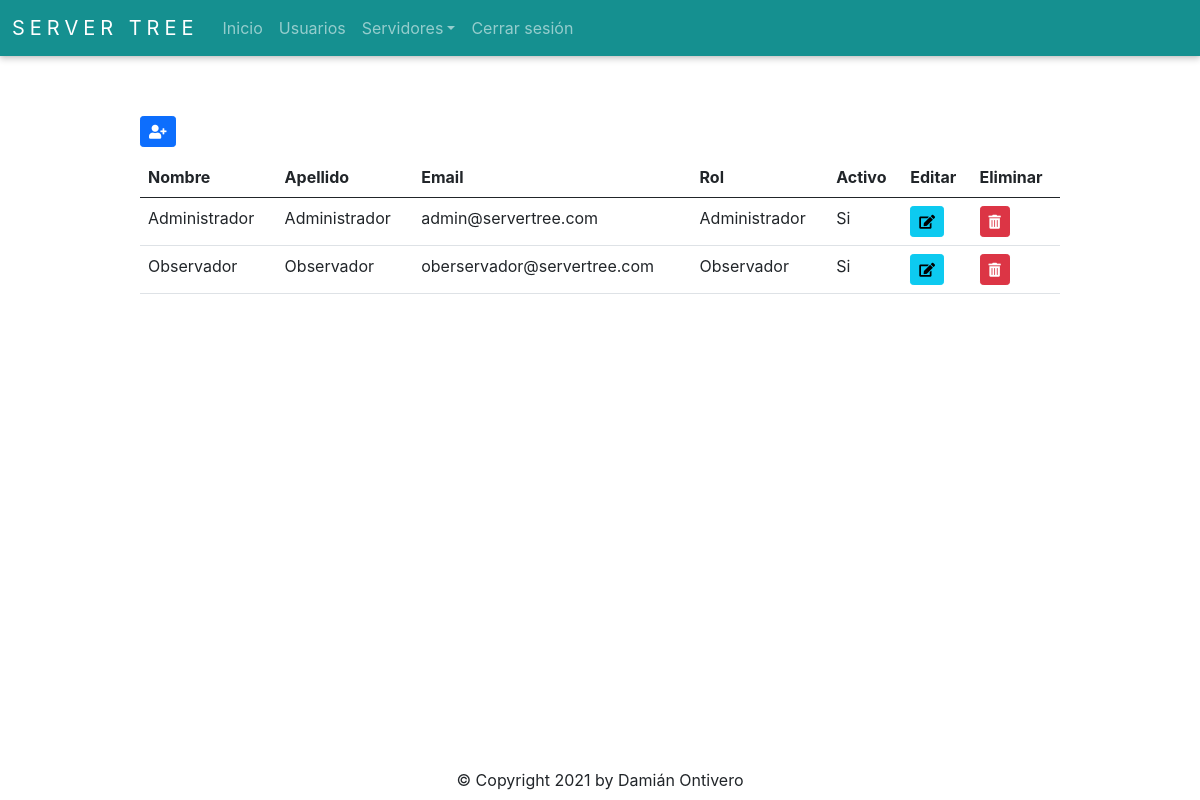
Page /auth/get_user_all (signed in) on the committed database.
### app/auth/models.py (models this page shows, shortened)
class User(db.Model, UserMixin):
    __tablename__ = 'Users'
    id = db.Column(db.Integer, autoincrement=True, primary_key=True)
    firstname = db.Column(db.String(128), nullable=False)
    lastname = db.Column(db.String(128), nullable=False)
    email = db.Column(db.String(256), unique=True, nullable=False)
    password = db.Column(db.String(256), nullable=False)
    role_id = db.Column(db.Integer, db.ForeignKey('Roles.id'), nullable=False)
    is_active = db.Column(db.Boolean)
    @staticmethod
    def get_by_id(id):
        return User.query.get(id)

class Role(db.Model):
    __tablename__ = 'Roles'
    id = db.Column(db.Integer, autoincrement=True, primary_key=True)
    role = db.Column(db.String(30), unique=True, nullable=False)
    @staticmethod
    def get_all():
        return Role.query.all()

### app/auth/routes.py (the view)
@auth_bp.route('/get_user_all', methods=['GET', 'POST'])
@login_required
def get_user_all():
    data = db.session.query(User, Role).join(Role).all()
    form = UserForm()
    return render_template('user.html', data=data, form=form)

### app/auth/routes.py (called while the page is built)
@login_manager.user_loader
def load_user(user_id):
    return User.get_by_id(int(user_id))

### app/auth/templates/user.html (shortened to what this page needs)
{% extends 'base.html' %}
{% import 'bootstrap/wtf.html' as wtf %}
{% block content %}
<div class="buttons">
  {% if current_user.role_id == 1 %}
    <button type="button" id="addButton" class="btn btn-primary btn-sm" data-bs-toggle="modal" data-bs-target="#userModal"><i class="fas fa-user-plus"></i></button>
  {% else %}
    <button disabled type="button" id="addButton" class="btn btn-primary btn-sm" data-bs-toggle="modal" data-bs-target="#userModal"><i class="fas fa-user-plus"></i></button>
  {% endif %}
</div>
<table class="table table-hover">
  <thead>
    <tr>
      <th>Nombre</th>
      <th>Apellido</th>
      <th>Email</th>
      <th>Rol</th>
      <th>Activo</th>
      <th>Editar</th>
      <th>Eliminar</th>
    </tr>
  </thead>
  <tbody>
    {% for user, role in data %}
      <tr>
        <td>{{ user.firstname }}</td>
        <td>{{ user.lastname }}</td>
        <td>{{ user.email }}</td>
        <td>{{ role.role }}</td>
        <td>
          {% if user.is_active == 0 %}
            No
          {% elif user.is_active == 1  %}
            Si
          {% endif %}
        </td>
        {% if current_user.role_id == 1 %}
          <td>
            <button type="button" class="btn btn-info btn-sm" id="editButton" data-id={{ user.id }} data-bs-toggle="modal" data-bs-target="#userModal"><i class="fas fa-edit"></i></button>
          </td>
          <td>
            <button type="button" class="btn btn-danger btn-sm" id="deleteButton" data-id={{ user.id }} data-bs-toggle="modal" data-bs-target="#deleteUserModal"><i class="fas fa-trash-alt"></i></button>
          </td>
        {% endif %}
      </tr>
    {% endfor %}
  </tbody>
</table>
{% endblock %}

### app/static/style.css (style rules this page uses)
* { text-decoration: none; font-family: -apple-system, BlinkMacSystemFont, 'Segoe UI', Roboto, Oxygen, Ubuntu, Cantarell, 'Open Sans', 'Helvetica Neue', sans-serif; }
html, body { margin: 0; padding: 0; width: 100%; height: 100%; position: relative; }
.container-base .buttons { margin-bottom: 10px; }

### rows in the picture
User: firstname "Administrador", lastname "Administrador", email "admin@servertree.com", role "Administrador", is_active "Si"
User: firstname "Observador", lastname "Observador", email "oberservador@servertree.com", role "Observador", is_active "Si"
